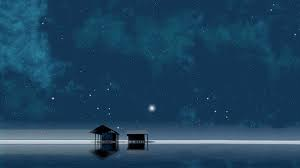
%> input picture document/merge1/2.png, 300 x 168 px
$ octave similarity.m   (GNU Octave 9; MATLAB toolbox functions it lacks are replaced by stand-ins)
%> lines starting %> are read from the running program, lines starting %| are printed output that depends on the picture
### document/彩色图像隐藏/GetRgbHist.m
function [count,I] = GetRgbHist(filename)
%GetRgbHist---获取图像直方图
%filename-----图像文件名或图像绝对路径
%count--------图像直方图

info = imfinfo(filename);
I = imread(filename);
[N1,N2] = size(I);
%info.BitDepth=24时计算的是RGB图像，否则是灰度图。
if info.BitDepth == 24
    [count1,x] = imhist(I(:,:,1));  %计算R通道的直方图
    [count2,x] = imhist(I(:,:,2));  %计算R通道的直方图
    [count3,x] = imhist(I(:,:,3));  %计算R通道的直方图
    %下面两行转为一维的直方图
    count = [count1,count2,count3];
    count = reshape(count,256*3,1);
else
    count = imhist(I);
end

count = count/(N1*N2);  %归一化处理解决图像缩放问题。
end

### document/彩色图像隐藏/imsimilar.m
function value = imsimilar( count1,count2,type)
%imsimilar---计算相似度
%count1------直方图1
%count2------直方图2
%value-------相似度

N1 = length(count1);
N2 = length(count2);

if N1~=N2
    fprintf('N1<>N2');
    value = 0;
    fprintf('维度出错！');
    return ;
end


result = 0;
% type=1时按公式一计算，否则按公式二计算
if type==1
for x = 1:N1
    den = max(count1(x),count2(x));
    if den == 0
        den = 1;
    end
    result = result+(1-abs(count1(x)-count2(x))/den);
end
    value = 100*result/N1;
else
    for x = 1:N1
       result = result+min(count1(x),count2(x));
    end
    value = result*100;
end
   % fprintf('相似度为：%s%%\n',num2str(value));
end

### document/相似度/similarity.m
%%% 图像相似度测试
clc;clear;close all;
%set(gcf,'outerposition',get(0,'screensize'));
imag1 = 'C:\Users\admin\Desktop\test\2.png';
imag2 = 'C:\Users\admin\Desktop\test\4.png';
[count1,I1] = GetRgbHist(imag1);
%> in GetRgbHist, I is the input picture: size 168x300x3 uint8; mean R, G, B 30.8, 68.4, 95.6
%> in GetRgbHist, `[count1,x] = imhist(I(:,:,1));`: count1 = 256 values, max 11093 at index 19, min 0 at index 133, mean 196.9; x = 256 values from 0 to 255
%> in GetRgbHist, `[count2,x] = imhist(I(:,:,2));`: count2 = 256 values, max 8934 at index 54, min 0 at index 220, mean 196.9
%> in GetRgbHist, `[count3,x] = imhist(I(:,:,3));`: count3 = 256 values, max 9401 at index 84, min 0 at index 184, mean 196.9
%> in GetRgbHist, `count = [count1,count2,count3];`: count = 256 rows, first 12: [221 68 6; 55 46 1; 42 39 16; 39 23 9; 38 27 27; 43 32 37; 38 22 11; 54 23 28; 55 31 20; 64 20 26; 82 15 14; 132 10 24]
%> in GetRgbHist, `count = reshape(count,256*3,1);`: count = 768 values, max 11093 at index 19, min 0 at index 133, mean 196.9
%> in GetRgbHist, `count = count/(N1*N2);`: count = 768 values, max 0.0734 at index 19, min 0 at index 133, mean 0.0013
%> count1 has the same summary as count in GetRgbHist
[count2,I2] = GetRgbHist(imag2);
%> call 2 of GetRgbHist, with filename = 'C:\Users\admin\Desktop\test\4.png'
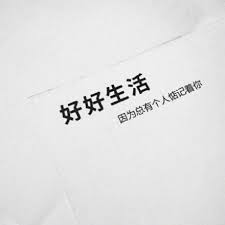
%> input picture document/merge1/4.png, 225 x 225 px
%> in GetRgbHist, I is the input picture: size 225x225x3 uint8; mean R, G, B 226, 226, 226
%> in GetRgbHist (call 2), `[count1,x] = imhist(I(:,:,1));`: count1 = 256 values, max 4395 at index 233, min 0 at index 51, mean 197.8
%> in GetRgbHist (call 2), `[count2,x] = imhist(I(:,:,2));`: count2 has the same summary as count1
%> in GetRgbHist (call 2), `[count3,x] = imhist(I(:,:,3));`: count3 has the same summary as count1
%> in GetRgbHist (call 2), `count = [count1,count2,count3];`: count = 256 rows, first 12: [52 52 52; 8 8 8; 7 7 7; 5 5 5; 7 7 7; 6 6 6; 8 8 8; 7 7 7; 11 11 11; 7 7 7; 10 10 10; 7 7 7]
%> in GetRgbHist (call 2), `count = reshape(count,256*3,1);`: count = 768 values, max 4395 at index 233, min 0 at index 51, mean 197.8
%> in GetRgbHist (call 2), `count = count/(N1*N2);`: count = 768 values, max 0.0289 at index 233, min 0 at index 51, mean 0.0013
%> count2 has the same summary as count in GetRgbHist
value = imsimilar(count1,count2,2);
%> the loop in imsimilar, `for x = 1:N1` made 768 passes
%> result on passes 1 to 3: 0.000342, 0.000395, 0.000441
%> after the loop in imsimilar, `for x = 1:N1`: result = 0.0308
%> in imsimilar, `value = result*100;`: value = 3.08
%> value = 3.08
subplot(2,2,1);imshow(I1);title('原图');
subplot(2,2,2);hold on;imshow(I2);title('合并后的图像');
subplot(2,1,2);
plot(count1);
hold on;
plot(count2,'r');
%title('Original Image','Image scale of 80%', 2);
str = sprintf('Similarity:%s %%',num2str(value));
%> str = 'Similarity:3.0751 %'
title(str);
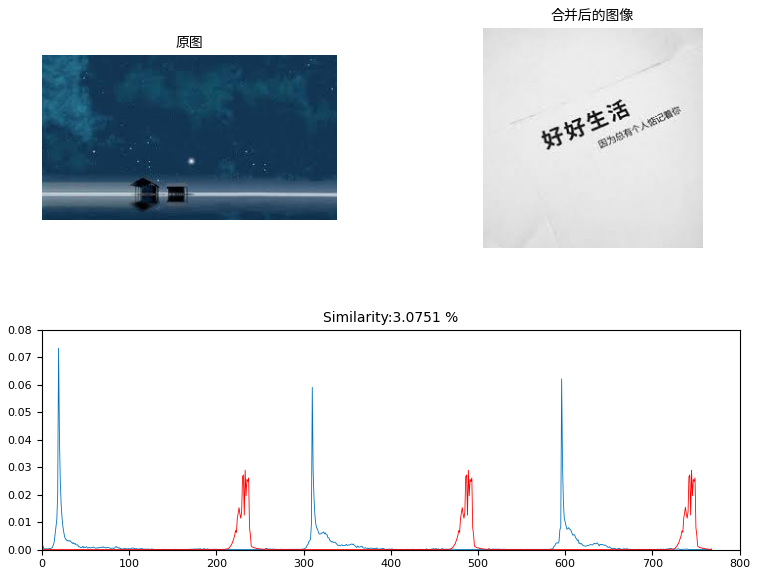
%> figure redrawn from the program's plot data, 3 panels
